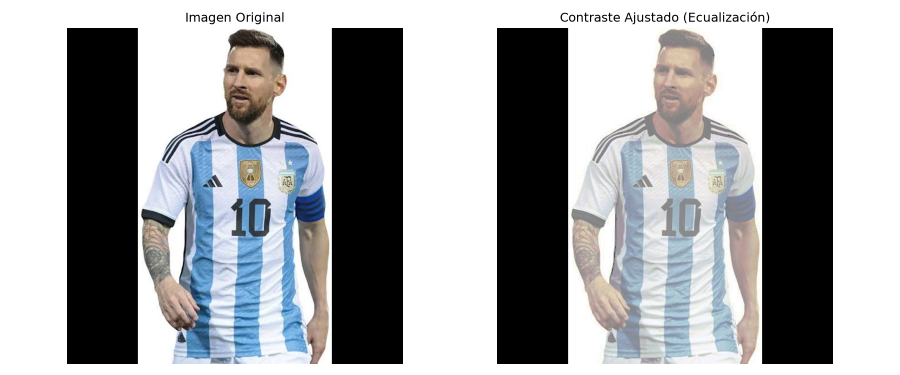
#> input picture contraste_resultado.png, 1800 x 750 px (shown at 1/2 size)
$ python -i fotoapp.py   (imports and definitions only)
#> lines starting #> are read from the running program, lines starting #| are printed output that depends on the picture; after the words box and inside, x2 and y2 are one past the last pixel; in counts of white or black regions, pixels touching at a corner belong together
import os
import requests
from io import BytesIO
import numpy as np
import cv2
import matplotlib.pyplot as plt
from PIL import Image, ImageOps, ImageFilter

class ImagenNoCargadaError(Exception):
    """Excepción personalizada lanzada cuando se intenta editar sin cargar imagen previa (Punto 5)."""
    pass


# 1. FUNCIÓN DE CARGA Y REDIMENSIONADO SIN DISTORSIÓN
# [107 lines left out: functions cargar_y_redimensionar, ajustar_contraste_histograma, aplicar_filtro_pillow, not called in this run]


# 4. FUNCIÓN DE BOCETO / DETECCIÓN DE BORDES (Umbralización vs Canny)
def generar_boceto_bordes(img: Image.Image, umbral_binario: int = 127, canny_min: int = 80, canny_max: int = 180, nombre_salida: str = "boceto_comparativa.png"):
    """
    Aplica dos técnicas distintas (Umbralización y Canny) para resaltar contornos
    tipo boceto y muestra los resultados lado a lado (Punto 4).
    """
#> called with umbral_binario = 127, canny_min = 80, canny_max = 180, nombre_salida = 'boceto_comparativa.png'
    if img is None:
        raise ImagenNoCargadaError("Primero debes cargar una imagen usando la Opción 1.")

    # Convertir imagen PIL a formato OpenCV (escala de grises)
    img_np = np.array(img)
    gris = cv2.cvtColor(img_np, cv2.COLOR_RGB2GRAY)
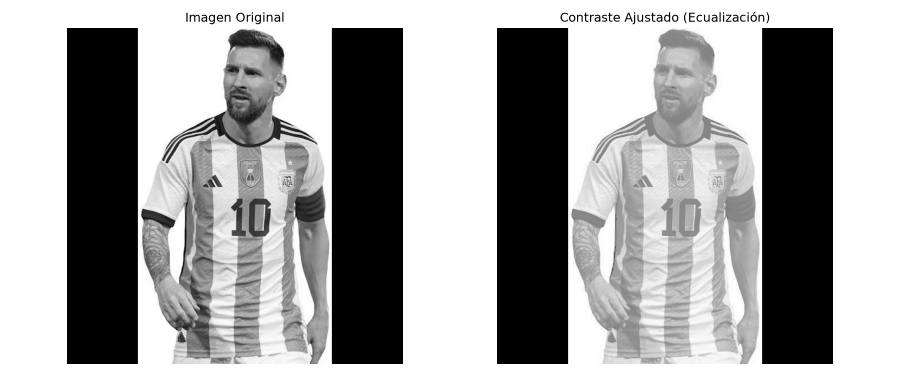
#> gris: shape (750, 1800) (shown at 1/2 size); min 0, max 255, mean 161
    gris_suave = cv2.GaussianBlur(gris, (5, 5), 0)

    # Técnica 1: Umbralización binaria
    _, bordes_umbral = cv2.threshold(gris_suave, umbral_binario, 255, cv2.THRESH_BINARY)
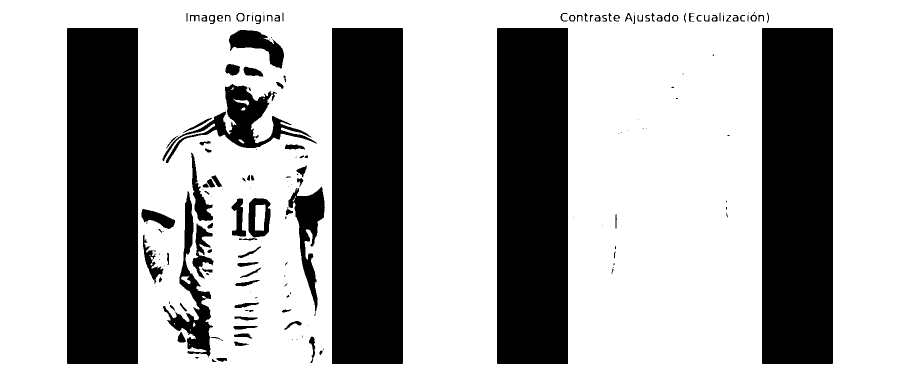
#> bordes_umbral: shape (750, 1800) (shown at 1/2 size); 68.1% white; 172 black regions (61 under 20 px), largest, box (x1, y1, x2, y2) and area: (664, 56, 806, 728) 95422, (994, 56, 1136, 728) 95422, (134, 56, 276, 728) 95420

    # Técnica 2: Detector de Canny (invertido para aspecto de boceto a lápiz)
    bordes_canny = cv2.Canny(gris_suave, canny_min, canny_max)
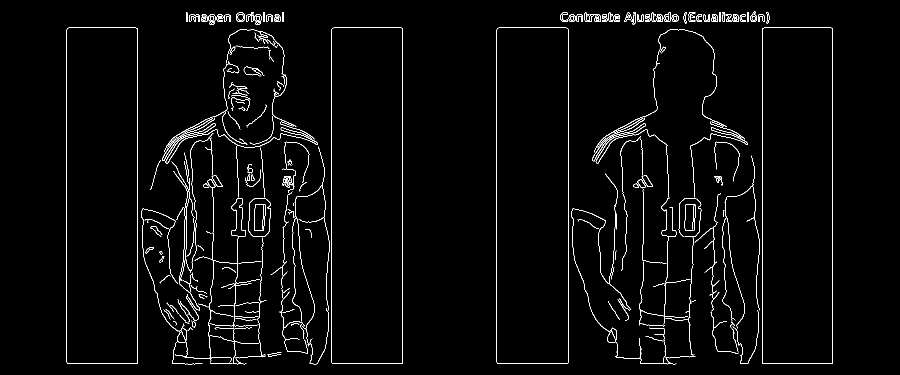
#> bordes_canny: shape (750, 1800) (shown at 1/2 size); 2.3% white in thin lines or dots, all inside (x1, y1, x2, y2) = (133, 23, 1666, 729)
    boceto_canny = cv2.bitwise_not(bordes_canny)
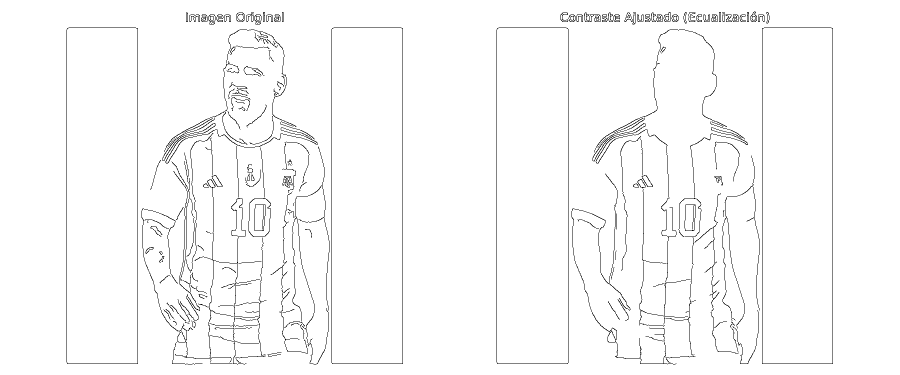
#> boceto_canny: shape (750, 1800) (shown at 1/2 size); 97.7% white; black in thin lines or dots, all inside (x1, y1, x2, y2) = (133, 23, 1666, 729)

    fig, axes = plt.subplots(1, 3, figsize=(15, 5))
    axes[0].imshow(img)
    axes[0].set_title("Original")
    axes[0].axis("off")

    axes[1].imshow(bordes_umbral, cmap="gray")
    axes[1].set_title(f"Umbralización (T={umbral_binario})")
    axes[1].axis("off")

    axes[2].imshow(boceto_canny, cmap="gray")
    axes[2].set_title(f"Boceto Canny ({canny_min}, {canny_max})")
    axes[2].axis("off")

    plt.tight_layout()
    plt.savefig(nombre_salida, dpi=150)
    plt.show()

    return bordes_umbral, boceto_canny

# 5. MENÚ INTERACTIVO CON VALIDACIÓN DE FLUJO
# [50 lines left out: function ejecutar_menu, not called in this run]


# [14 lines not run here, left out]

>>> import cv2
>>> picture = cv2.cvtColor(cv2.imread('contraste_resultado.png'), cv2.COLOR_BGR2RGB)
>>> result = generar_boceto_bordes(picture)
